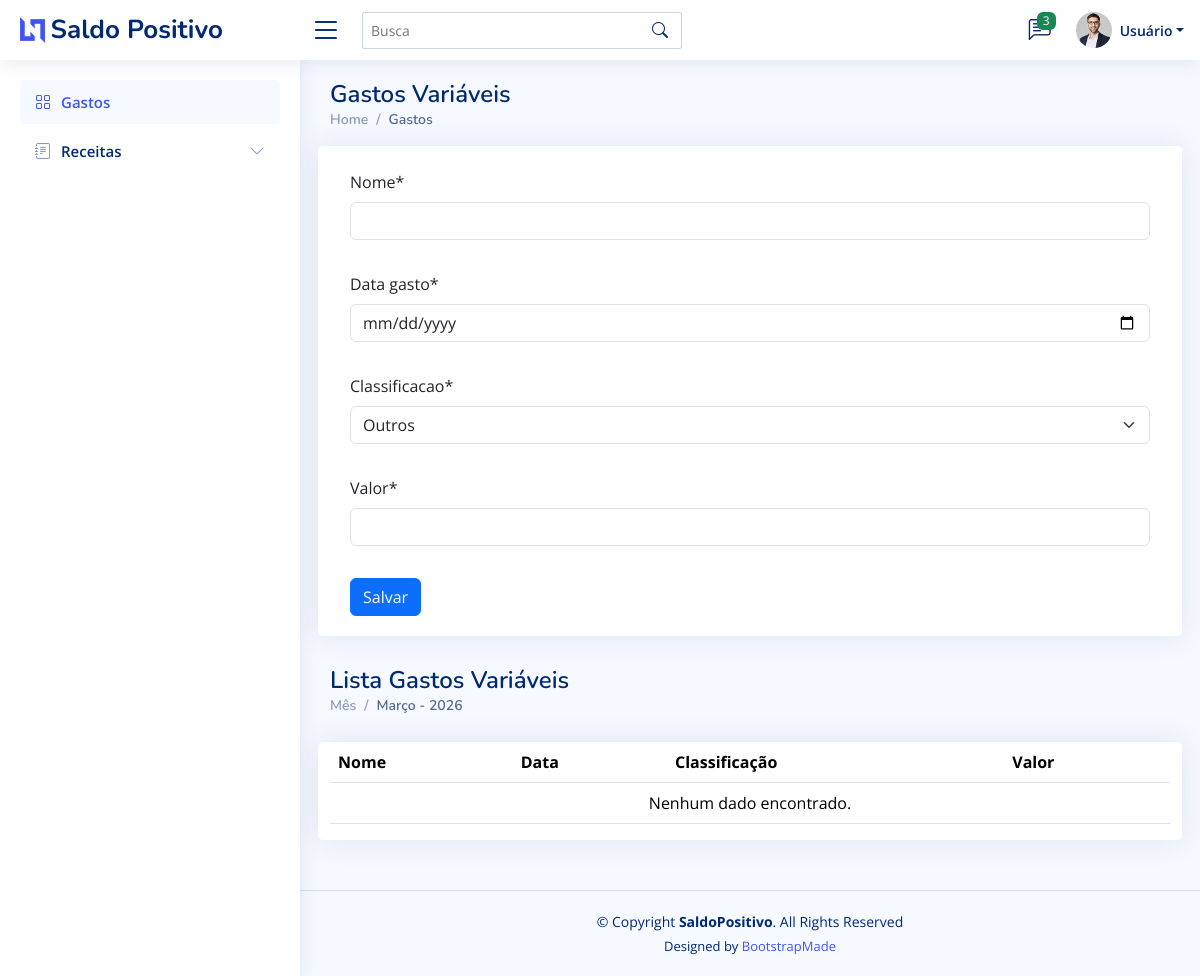
Before: /gastos/ with the older database file.
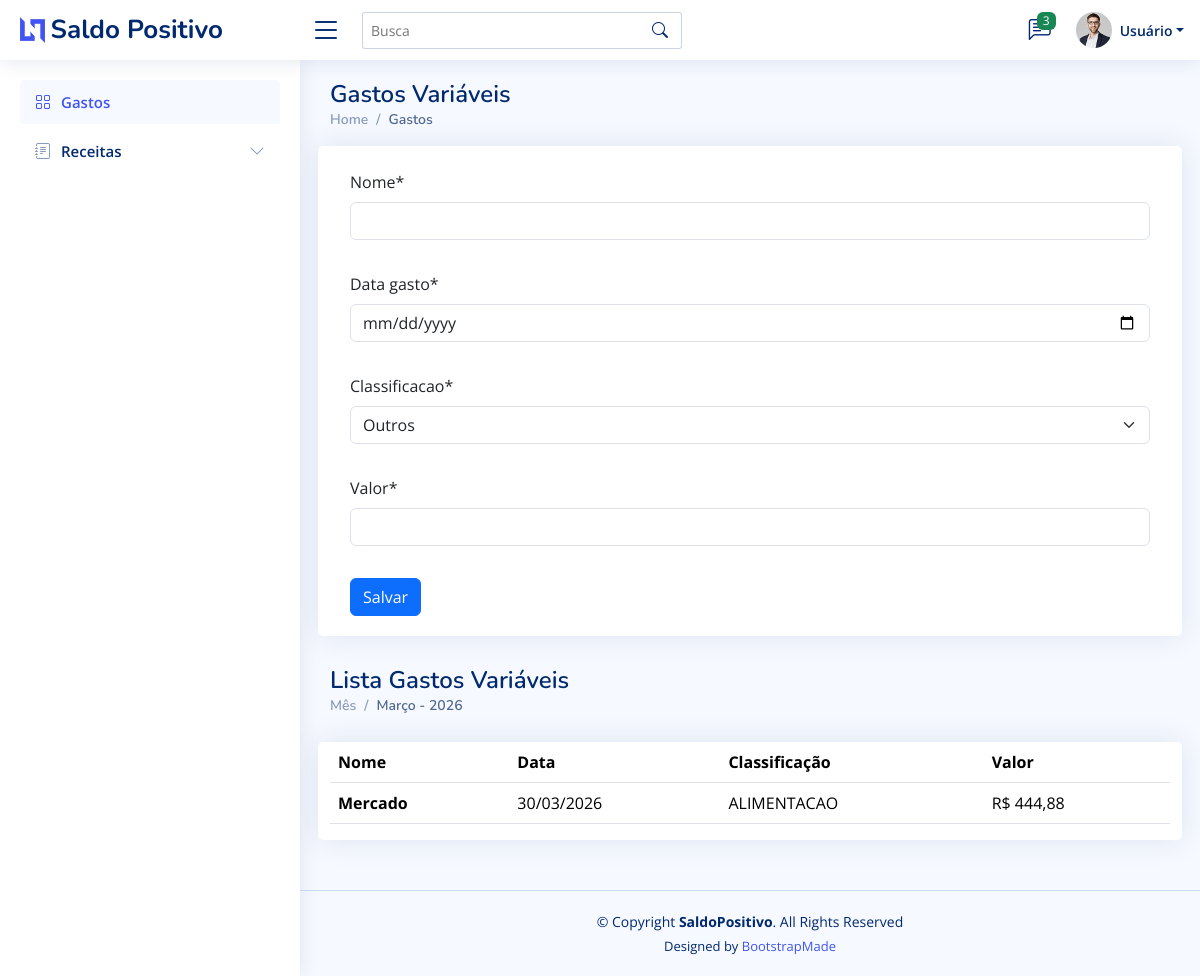
After: the same page with the newer database file.
### gastos/models.py (models this page shows, shortened)
class Gasto(models.Model):
    class Classificacao(models.TextChoices):
        ALIMENTACAO = "ALIMENTACAO", "Alimentação"
        TRANSPORTE = "TRANSPORTE", "Transporte"
        MORADIA = "MORADIA", "Moradia"
        SAUDE = "SAUDE", "Saúde"
        LAZER = "LAZER", "Lazer"
        OUTROS = "OUTROS", "Outros"
    criado_em = models.DateTimeField(auto_now_add=True)
    '''criado_por = models.ForeignKey(
        settings.AUTH_USER_MODEL,
        on_delete=models.PROTECT,
        related_name="gastos_criados",
    )'''
    nome = models.CharField(max_length=120)
    data_gasto = models.DateField()
    classificacao = models.CharField(
        max_length=20,
        choices=Classificacao.choices,
        default=Classificacao.OUTROS,
    )
    valor = models.DecimalField(max_digits=10, decimal_places=2)
    class Meta:
        ordering = ["-data_gasto", "-criado_em"]
        verbose_name = "Gasto"
        verbose_name_plural = "Gastos"

### gastos/views.py (the view)
# urls.py: path('gastos/', gastos_var, name='gastos_var'),
def gastos_var(request):
    dados = Gasto.objects.all().order_by('data_gasto')[:10]
    if request.method == "POST":
            form = GastoForm(request.POST)
            if form.is_valid():
                form.save()
                return redirect("gastos_var")
    else:
            form = GastoForm()
    return render(request, 'gastos_var.html', {"form": form, "itens": dados})

### gastos/forms.py
class GastoForm(forms.ModelForm):
    class Meta:
        model = Gasto
        fields = ["nome", "data_gasto", "classificacao", "valor"]
        widgets = {
            "data_gasto": forms.DateInput(attrs={"type": "date"}),
            "valor": forms.NumberInput(attrs={"step": "0.01", "min": "0"}),
        }

### gastos/templates/gastos_var.html (shortened to what this page needs)
{% extends 'partials/modelo.html' %}
{% block content %}
{% load static %}
{% load crispy_forms_tags %}
  <main id="main" class="main">
    <div class="pagetitle">
      <h1>Gastos Variáveis</h1>
      <nav>
        <ol class="breadcrumb">
          <li class="breadcrumb-item"><a href="index.html">Home</a></li>
          <li class="breadcrumb-item active">Gastos</li>
        </ol>
      </nav>
    </div>
    <section class="section dashboard">
      <div class="row">
        <div class="col-lg-12">
          <div class="row">
          <div class="card">
            <div class="card-body"><br>
              <form class="row g-3" method="post">
                {{ form|crispy }}
                <div class="col-lg-4">
                <button type="submit" class="btn btn-primary">Salvar</button>
                </div>
              </form>
            </div>
          </div>
          <div class="pagetitle">
            <h1>Lista Gastos Variáveis</h1>
            <nav>
              <ol class="breadcrumb">
                <li class="breadcrumb-item">Mês</li>
                <li class="breadcrumb-item active">Março - 2026</li>
              </ol>
            </nav>
          </div>
            <div class="card">
              <table class="table table-hover">
                <thead>
                  <tr>
                    <th scope="col">Nome</th>
                    <th scope="col">Data</th>
                    <th scope="col">Classificação</th>
                    <th scope="col">Valor</th>
                  </tr>
                </thead>
                <tbody>
                  {% for item in itens %}
                  <tr>
                    <th scope="row">{{item.nome }}</th>
                    <td>{{item.data_gasto|date:"d/m/Y"}}</td>
                    <td>{{item.classificacao}}</td>
                    <td>R$ {{item.valor}}</td>
                  </tr>
                  {% empty %}
                  <tr>
                    <td colspan="4" class="text-center">Nenhum dado encontrado.</td>
                  </tr>
                  {% endfor %}
                </tbody>
              </table>
          </div>
          </div>
        </div>
      </div>
    </section>
  </main>
  {% endblock %}

Changed rows visible on the page:
added Gasto: nome "Mercado", data_gasto "30/03/2026", classificacao "ALIMENTACAO", valor "444,88"
Other visible differences:
text no longer shown: "Nenhum dado encontrado."
